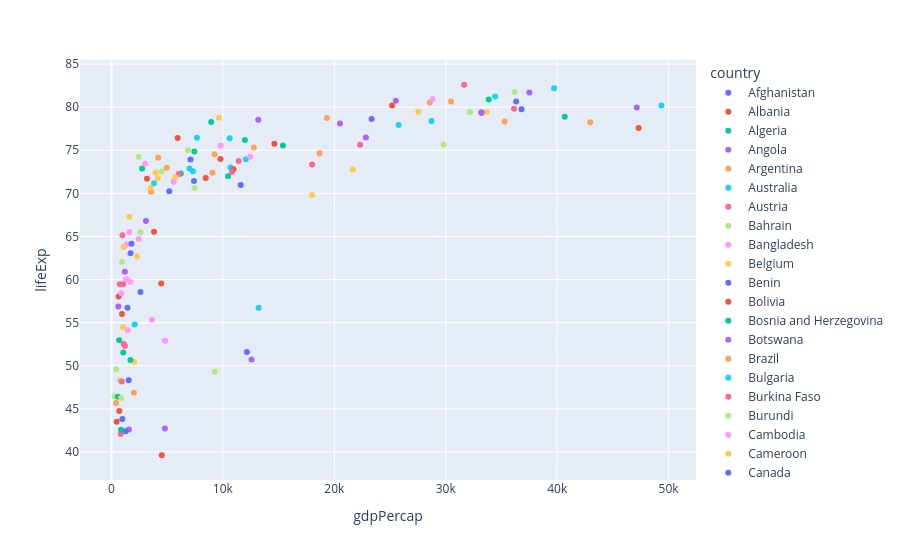

Notebook code cell kept with this figure:
### Code cell
px.scatter(df, x="gdpPercap", y="lifeExp", color="country")
